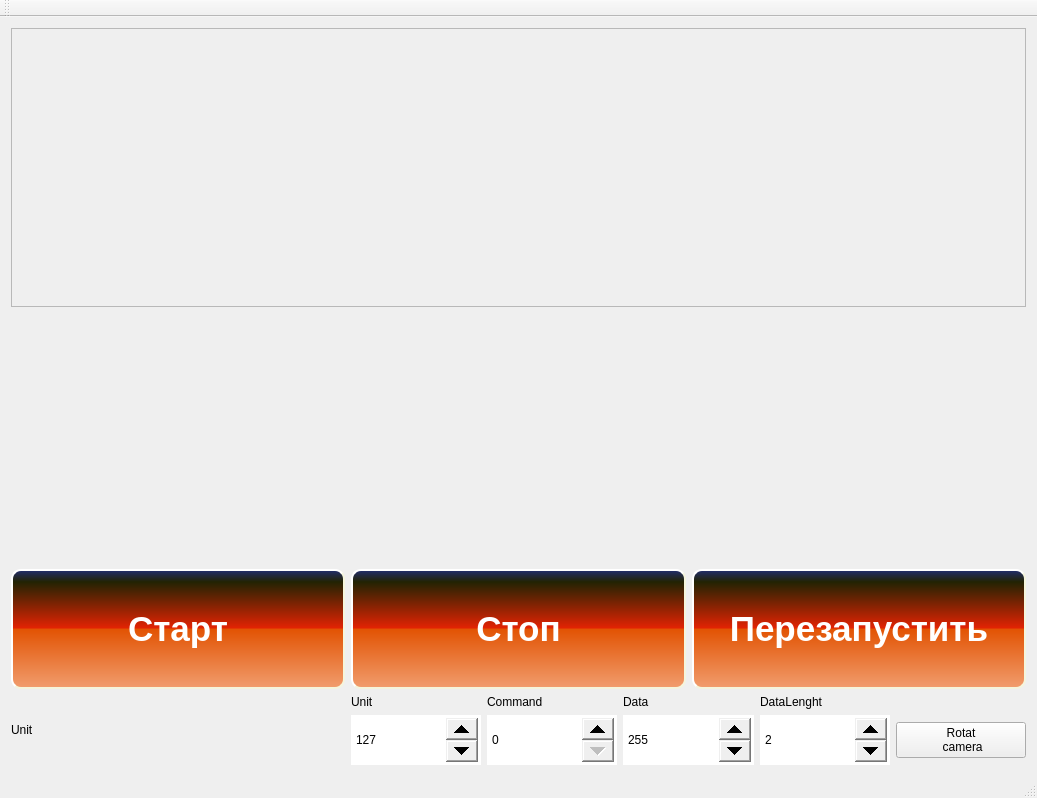
<?xml version="1.0" encoding="UTF-8"?>
<ui version="4.0">
 <class>MainWindow</class>
 <widget class="QMainWindow" name="MainWindow">
  <property name="geometry">
   <rect>
    <x>0</x>
    <y>0</y>
    <width>1037</width>
    <height>798</height>
   </rect>
  </property>
  <property name="windowTitle">
   <string>MainWindow</string>
  </property>
  <property name="styleSheet">
   <string notr="true">/*border: 1px solid gray;*/
/*border-radius: 10px;*/
/*background-color: qlineargradient(spread:pad, x1:0, y1:0, x2:0, y2:1, stop:0 rgba(103,158,210, 255), stop:1 rgba(103,158,255, 255));*/
background-color: rgb(192,231,230);

   color: white;

QCheckBox::indicator {
    width: 30px;
    height: 30px;
}</string>
  </property>
  <widget class="QWidget" name="centralWidget">
   <layout class="QGridLayout" name="gridLayout_2">
    <item row="3" column="0">
     <widget class="QLabel" name="message">
      <property name="text">
       <string>Unit</string>
      </property>
     </widget>
    </item>
    <item row="3" column="1" colspan="2">
     <layout class="QGridLayout" name="gridLayout">
      <item row="0" column="1">
       <widget class="QLabel" name="label_6">
        <property name="text">
         <string>Command</string>
        </property>
       </widget>
      </item>
      <item row="0" column="2">
       <widget class="QLabel" name="label_7">
        <property name="text">
         <string>Data</string>
        </property>
       </widget>
      </item>
      <item row="0" column="0">
       <widget class="QLabel" name="label_5">
        <property name="text">
         <string>Unit</string>
        </property>
       </widget>
      </item>
      <item row="0" column="3">
       <widget class="QLabel" name="label_8">
        <property name="text">
         <string>DataLenght</string>
        </property>
       </widget>
      </item>
      <item row="1" column="0">
       <widget class="QSpinBox" name="unit">
        <property name="minimumSize">
         <size>
          <width>100</width>
          <height>50</height>
         </size>
        </property>
        <property name="styleSheet">
         <string notr="true">QSpinBox::up-button { width: 32px; }
QSpinBox::down-button { width: 32px; }
QComboBox::drop-down 
{ width: 32px; }</string>
        </property>
        <property name="maximum">
         <number>2222</number>
        </property>
        <property name="value">
         <number>127</number>
        </property>
       </widget>
      </item>
      <item row="1" column="1">
       <widget class="QSpinBox" name="command">
        <property name="minimumSize">
         <size>
          <width>100</width>
          <height>50</height>
         </size>
        </property>
        <property name="styleSheet">
         <string notr="true">QSpinBox::up-button { width: 32px; }
QSpinBox::down-button { width: 32px; }
QComboBox::drop-down 
{ width: 32px; }</string>
        </property>
        <property name="maximum">
         <number>2222</number>
        </property>
        <property name="value">
         <number>0</number>
        </property>
       </widget>
      </item>
      <item row="1" column="2">
       <widget class="QSpinBox" name="data">
        <property name="minimumSize">
         <size>
          <width>100</width>
          <height>50</height>
         </size>
        </property>
        <property name="styleSheet">
         <string notr="true">QSpinBox::up-button { width: 32px; }
QSpinBox::down-button { width: 32px; }
QComboBox::drop-down 
{ width: 32px; }</string>
        </property>
        <property name="maximum">
         <number>42000000</number>
        </property>
        <property name="value">
         <number>255</number>
        </property>
       </widget>
      </item>
      <item row="1" column="3">
       <widget class="QSpinBox" name="DataLenght">
        <property name="minimumSize">
         <size>
          <width>100</width>
          <height>50</height>
         </size>
        </property>
        <property name="styleSheet">
         <string notr="true">QSpinBox::up-button { width: 32px; }
QSpinBox::down-button { width: 32px; }
QComboBox::drop-down 
{ width: 32px; }</string>
        </property>
        <property name="maximum">
         <number>65000</number>
        </property>
        <property name="singleStep">
         <number>1</number>
        </property>
        <property name="value">
         <number>2</number>
        </property>
       </widget>
      </item>
      <item row="1" column="4">
       <widget class="QPushButton" name="pushButton">
        <property name="text">
         <string>Rotat
 camera</string>
        </property>
       </widget>
      </item>
     </layout>
    </item>
    <item row="1" column="0" colspan="2">
     <widget class="QCustomPlot" name="customPlot" native="true">
      <property name="sizePolicy">
       <sizepolicy hsizetype="Preferred" vsizetype="Expanding">
        <horstretch>0</horstretch>
        <verstretch>0</verstretch>
       </sizepolicy>
      </property>
      <property name="maximumSize">
       <size>
        <width>16777215</width>
        <height>250</height>
       </size>
      </property>
     </widget>
    </item>
    <item row="1" column="2">
     <widget class="QCustomPlot" name="customPlot_2" native="true">
      <property name="sizePolicy">
       <sizepolicy hsizetype="Preferred" vsizetype="Expanding">
        <horstretch>0</horstretch>
        <verstretch>0</verstretch>
       </sizepolicy>
      </property>
      <property name="maximumSize">
       <size>
        <width>16777215</width>
        <height>250</height>
       </size>
      </property>
     </widget>
    </item>
    <item row="0" column="0" colspan="3">
     <widget class="QScrollArea" name="scrollArea">
      <property name="widgetResizable">
       <bool>true</bool>
      </property>
      <widget class="QWidget" name="scrollAreaWidgetContents">
       <property name="geometry">
        <rect>
         <x>0</x>
         <y>0</y>
         <width>1017</width>
         <height>260</height>
        </rect>
       </property>
      </widget>
     </widget>
    </item>
    <item row="2" column="0">
     <widget class="QPushButton" name="pushButton_2">
      <property name="sizePolicy">
       <sizepolicy hsizetype="Minimum" vsizetype="Expanding">
        <horstretch>0</horstretch>
        <verstretch>0</verstretch>
       </sizepolicy>
      </property>
      <property name="maximumSize">
       <size>
        <width>16777215</width>
        <height>120</height>
       </size>
      </property>
      <property name="font">
       <font>
        <pointsize>-1</pointsize>
        <weight>75</weight>
        <italic>false</italic>
        <bold>true</bold>
       </font>
      </property>
      <property name="styleSheet">
       <string notr="true">QPushButton 
{
background-color: QLinearGradient( x1: 0, y1: 0, x2: 0, y2: 1, stop: 0 #212D6E, stop: 0.1 #222303, stop: 0.49 #E22303, stop: 0.5 #E25303, stop: 1 #F19D6E);


    border-style: outset;
    border-width: 2px;
    border-radius: 10px;
    border-color: beige;
    font: bold 35px; color: white;
    padding: 6px;
}



QPushButton:disabled 
{
background-color: qlineargradient(spread:pad, x1:0, y1:0, x2:1, y2:0, stop:0 rgba(226,83,3, 70), stop:1 rgba(226,83,3, 70));
    border-style: outset;
    border-width: 2px;
    border-radius: 10px;
    border-color: beige;
    font: bold 35px; color: white;
    padding: 6px;
}

QPushButton:pressed 
{
background-color: qlineargradient(spread:pad, x1:0, y1:0, x2:0, y2:1, stop:0 rgba(0xe2,0x3c,0x03, 255), stop:1 rgba(226,83,3, 255));
    border-style: outset;
    border-width: 2px;
    border-radius: 10px;
    border-color: beige;
    font: bold 35px; color: white;
    padding: 6px;
}</string>
      </property>
      <property name="text">
       <string>Старт</string>
      </property>
     </widget>
    </item>
    <item row="2" column="1">
     <widget class="QPushButton" name="pushButton_3">
      <property name="sizePolicy">
       <sizepolicy hsizetype="Minimum" vsizetype="Expanding">
        <horstretch>0</horstretch>
        <verstretch>0</verstretch>
       </sizepolicy>
      </property>
      <property name="maximumSize">
       <size>
        <width>16777215</width>
        <height>120</height>
       </size>
      </property>
      <property name="font">
       <font>
        <pointsize>-1</pointsize>
        <weight>75</weight>
        <italic>false</italic>
        <bold>true</bold>
       </font>
      </property>
      <property name="styleSheet">
       <string notr="true">QPushButton 
{
background-color: QLinearGradient( x1: 0, y1: 0, x2: 0, y2: 1, stop: 0 #212D6E, stop: 0.1 #222303, stop: 0.49 #E22303, stop: 0.5 #E25303, stop: 1 #F19D6E);


    border-style: outset;
    border-width: 2px;
    border-radius: 10px;
    border-color: beige;
    font: bold 35px; color: white;
    padding: 6px;
}



QPushButton:disabled 
{
background-color: qlineargradient(spread:pad, x1:0, y1:0, x2:1, y2:0, stop:0 rgba(226,83,3, 70), stop:1 rgba(226,83,3, 70));
    border-style: outset;
    border-width: 2px;
    border-radius: 10px;
    border-color: beige;
    font: bold 35px; color: white;
    padding: 6px;
}

QPushButton:pressed 
{
background-color: qlineargradient(spread:pad, x1:0, y1:0, x2:0, y2:1, stop:0 rgba(0xe2,0x3c,0x03, 255), stop:1 rgba(226,83,3, 255));
    border-style: outset;
    border-width: 2px;
    border-radius: 10px;
    border-color: beige;
    font: bold 35px; color: white;
    padding: 6px;
}</string>
      </property>
      <property name="text">
       <string>Стоп</string>
      </property>
     </widget>
    </item>
    <item row="2" column="2">
     <widget class="QPushButton" name="pushButton_4">
      <property name="sizePolicy">
       <sizepolicy hsizetype="Minimum" vsizetype="Expanding">
        <horstretch>0</horstretch>
        <verstretch>0</verstretch>
       </sizepolicy>
      </property>
      <property name="maximumSize">
       <size>
        <width>16777215</width>
        <height>120</height>
       </size>
      </property>
      <property name="font">
       <font>
        <pointsize>-1</pointsize>
        <weight>75</weight>
        <italic>false</italic>
        <bold>true</bold>
       </font>
      </property>
      <property name="styleSheet">
       <string notr="true">QPushButton 
{
background-color: QLinearGradient( x1: 0, y1: 0, x2: 0, y2: 1, stop: 0 #212D6E, stop: 0.1 #222303, stop: 0.49 #E22303, stop: 0.5 #E25303, stop: 1 #F19D6E);


    border-style: outset;
    border-width: 2px;
    border-radius: 10px;
    border-color: beige;
    font: bold 35px; color: white;
    padding: 6px;
}



QPushButton:disabled 
{
background-color: qlineargradient(spread:pad, x1:0, y1:0, x2:1, y2:0, stop:0 rgba(226,83,3, 70), stop:1 rgba(226,83,3, 70));
    border-style: outset;
    border-width: 2px;
    border-radius: 10px;
    border-color: beige;
    font: bold 35px; color: white;
    padding: 6px;
}

QPushButton:pressed 
{
background-color: qlineargradient(spread:pad, x1:0, y1:0, x2:0, y2:1, stop:0 rgba(0xe2,0x3c,0x03, 255), stop:1 rgba(226,83,3, 255));
    border-style: outset;
    border-width: 2px;
    border-radius: 10px;
    border-color: beige;
    font: bold 35px; color: white;
    padding: 6px;
}</string>
      </property>
      <property name="text">
       <string>Перезапустить</string>
      </property>
     </widget>
    </item>
   </layout>
  </widget>
  <widget class="QMenuBar" name="menuBar">
   <property name="geometry">
    <rect>
     <x>0</x>
     <y>0</y>
     <width>1037</width>
     <height>20</height>
    </rect>
   </property>
  </widget>
  <widget class="QToolBar" name="mainToolBar">
   <attribute name="toolBarArea">
    <enum>TopToolBarArea</enum>
   </attribute>
   <attribute name="toolBarBreak">
    <bool>false</bool>
   </attribute>
  </widget>
  <widget class="QStatusBar" name="statusBar"/>
 </widget>
 <layoutdefault spacing="6" margin="11"/>
 <customwidgets>
  <customwidget>
   <class>QCustomPlot</class>
   <extends>QWidget</extends>
   <header>C:\Work\SibekoCAM\qcustomplot.h</header>
   <container>1</container>
  </customwidget>
 </customwidgets>
 <resources/>
 <connections/>
</ui>
